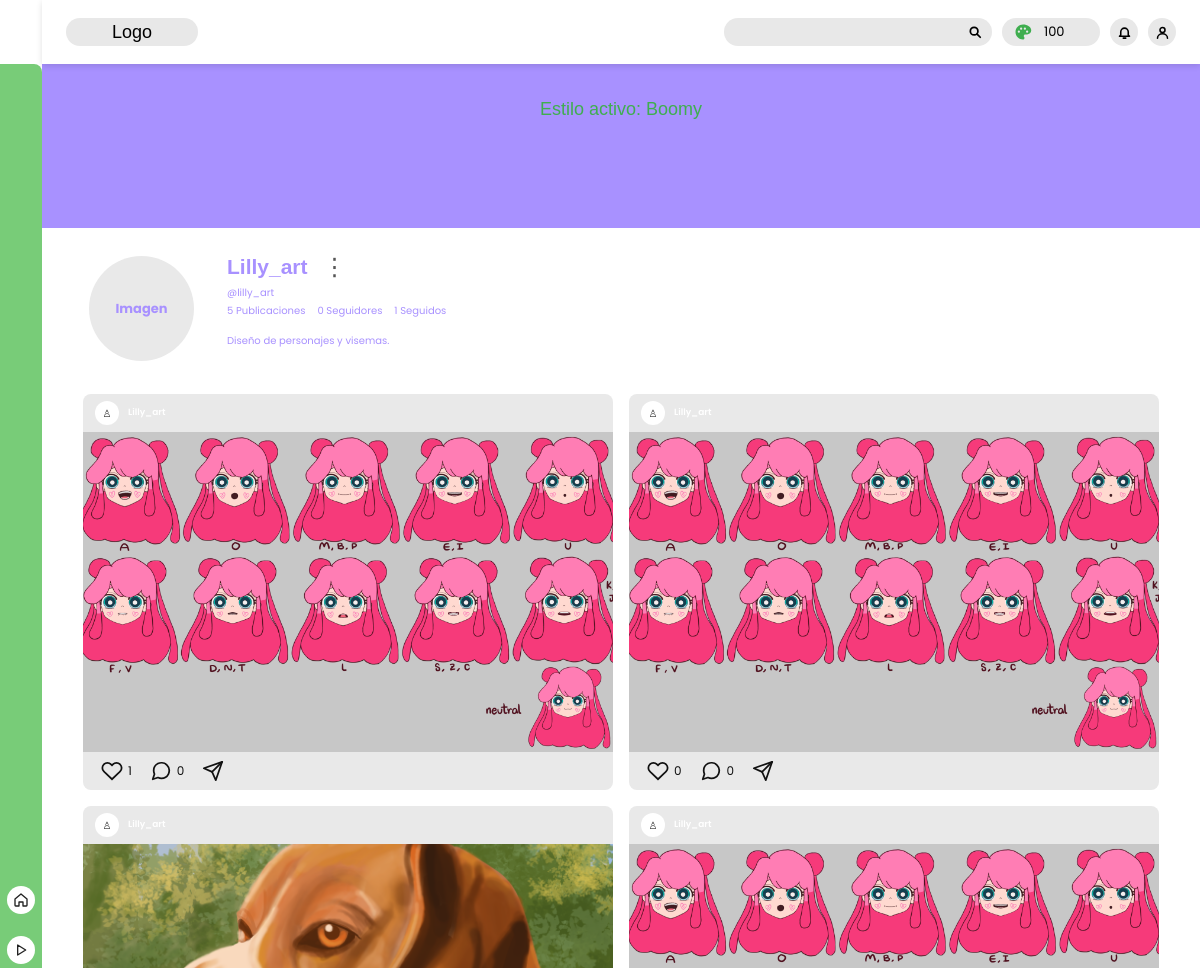
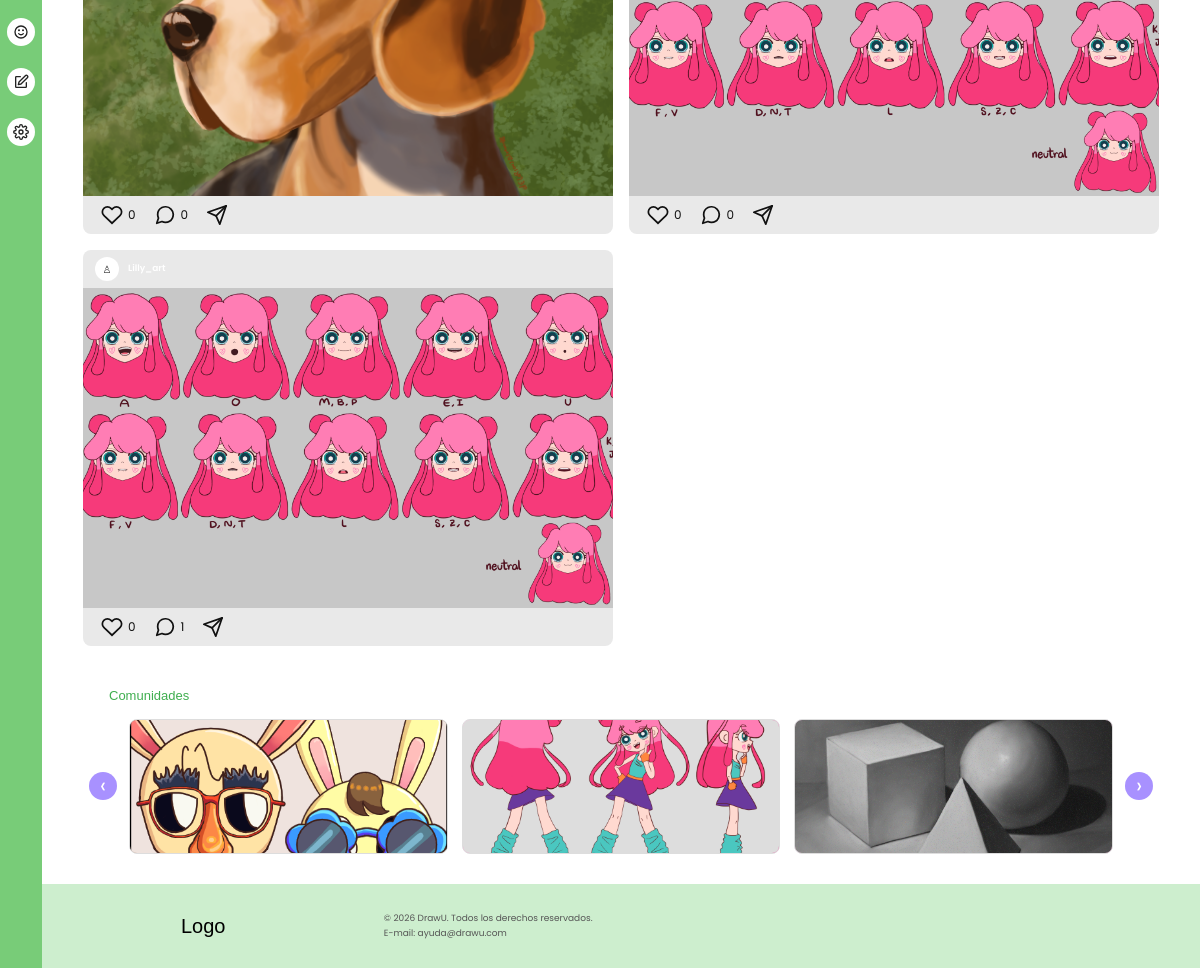
The app's page /views/usuario_propio.php (signed in) with its own data (2 pictures, top to bottom).
### tables this page shows
CREATE TABLE usuarios (
    id_usuario INT UNSIGNED AUTO_INCREMENT PRIMARY KEY,
    primer_nombre VARCHAR(80) NOT NULL,
    primer_apellido VARCHAR(80) NULL,
    nombre_usuario VARCHAR(50) NOT NULL,
    correo VARCHAR(150) NOT NULL,
    contrasena_hash VARCHAR(255) NOT NULL,
    fecha_nacimiento DATE NULL,
    fecha_registro TIMESTAMP NOT NULL DEFAULT CURRENT_TIMESTAMP,
    imagen_perfil VARCHAR(500) NULL,
    descripcion_perfil VARCHAR(500) NULL,
    tema ENUM('claro', 'oscuro') NOT NULL DEFAULT 'claro',
    drawings INT UNSIGNED NOT NULL DEFAULT 100,
    id_mascota_activa INT UNSIGNED NULL,
    CONSTRAINT uq_usuario_nombre UNIQUE (nombre_usuario),
    CONSTRAINT uq_usuario_correo UNIQUE (correo),
    CONSTRAINT fk_usuario_mascota_activa
        FOREIGN KEY (id_mascota_activa) REFERENCES mascotas(id_mascota)
        ON DELETE SET NULL
);

CREATE TABLE mascotas (
    id_mascota INT UNSIGNED AUTO_INCREMENT PRIMARY KEY,
    nombre VARCHAR(100) NOT NULL,
    descripcion TEXT NULL,
    ruta_imagen VARCHAR(500) NULL,
    color_tema VARCHAR(20) NULL,
    es_inicial BOOLEAN NOT NULL DEFAULT FALSE
);

CREATE TABLE publicaciones (
    id_publicacion INT UNSIGNED AUTO_INCREMENT PRIMARY KEY,
    id_usuario INT UNSIGNED NOT NULL,
    id_comunidad INT UNSIGNED NULL,
    id_reto INT UNSIGNED NULL,
    tipo ENUM('imagen', 'video', 'texto', 'aviso') NOT NULL DEFAULT 'imagen',
    titulo VARCHAR(180) NULL,
    descripcion TEXT NULL,
    contenido TEXT NULL,
    ruta_imagen VARCHAR(500) NULL,
    fecha_publicacion TIMESTAMP NOT NULL DEFAULT CURRENT_TIMESTAMP,
    fecha_edicion TIMESTAMP NULL DEFAULT NULL,
    INDEX idx_publicacion_usuario_fecha (id_usuario, fecha_publicacion),
    INDEX idx_publicacion_comunidad_fecha (id_comunidad, fecha_publicacion),
    INDEX idx_publicacion_reto (id_reto),
    CONSTRAINT fk_publicacion_usuario
        FOREIGN KEY (id_usuario) REFERENCES usuarios(id_usuario)
        ON DELETE CASCADE,
    CONSTRAINT fk_publicacion_comunidad
        FOREIGN KEY (id_comunidad) REFERENCES comunidades(id_comunidad)
        ON DELETE SET NULL,
    CONSTRAINT fk_publicacion_reto
        FOREIGN KEY (id_reto) REFERENCES retos_del_dia(id_reto)
        ON DELETE SET NULL
);

CREATE TABLE comunidades (
    id_comunidad INT UNSIGNED AUTO_INCREMENT PRIMARY KEY,
    id_creador INT UNSIGNED NOT NULL,
    slug VARCHAR(80) NOT NULL,
    titulo VARCHAR(150) NOT NULL,
    descripcion TEXT NULL,
    contenido TEXT NULL,
    privacidad ENUM('publica', 'privada') NOT NULL DEFAULT 'publica',
    fecha_creacion TIMESTAMP NOT NULL DEFAULT CURRENT_TIMESTAMP,
    fecha_edicion TIMESTAMP NULL DEFAULT NULL,
    imagen_perfil VARCHAR(500) NULL,
    imagen_banner VARCHAR(500) NULL,
    CONSTRAINT uq_comunidad_slug UNIQUE (slug),
    CONSTRAINT fk_comunidad_creador
        FOREIGN KEY (id_creador) REFERENCES usuarios(id_usuario)
        ON DELETE RESTRICT
);

### views/usuario_propio.php (the view, shortened to what the rows shown need)
<?php
require_once __DIR__ . '/includes/app.php';
$usuario = requerirLogin();
$yo = (int) $usuario['id_usuario'];
$misPublicaciones = obtenerPublicaciones(['id_usuario' => $yo], 40);
$misComunidades = obtenerComunidades(['id_miembro' => $yo]);
$coloresFallback = ['boomy', 'redisenos', 'arte', 'historias'];
?>
<!DOCTYPE html>
<html lang="es">
<head>
    <link
        href="https://cdn.jsdelivr.net/npm/bootstrap@5.3.8/dist/css/bootstrap.min.css"
        rel="stylesheet"
    >
    <link rel="stylesheet" href="../assets/css/style.css?v=<?= filemtime(__DIR__ . '/../assets/css/style.css') ?>">
    <link rel="stylesheet" href="../assets/css/usuario_propio.css?v=<?= filemtime(__DIR__ . '/../assets/css/usuario_propio.css') ?>">
    <link rel="stylesheet" href="../assets/css/publicaciones.css?v=<?= filemtime(__DIR__ . '/../assets/css/publicaciones.css') ?>">
</head>
<body>
    <?php include __DIR__ . '/includes/header/header.php'; ?>
    <?php include __DIR__ . '/includes/navbar.php'; ?>
    <header class="banner">
        <h2><?= e($usuario['mascota_nombre'] ? ('Estilo activo: ' . $usuario['mascota_nombre']) : 'Banner del personaje elegido') ?></h2>
    </header>
    <section class="perfil">
        <div class="datos-perfil">
            <div class="nombre-con-menu">
                <h1 id="nombreUsuario"><?= e($usuario['nombre_usuario']) ?></h1>
                <button
                    class="tres-puntos"
                    id="opcionesUsuario"
                    type="button"
                    aria-label="Opciones del perfil"
                    aria-expanded="false">
                    ⋮
                </button>
            </div>
            <div class="estadisticas">
                <span id="nombreHandle">@<?= e(strtolower($usuario['nombre_usuario'])) ?></span>
                <div>
                    <span><?= (int) $usuario['total_publicaciones'] ?> Publicaciones</span>
                    <span><?= (int) $usuario['total_seguidores'] ?> Seguidores</span>
                    <span><?= (int) $usuario['total_seguidos'] ?> Seguidos</span>
                </div>
            </div>
            <p id="descripcionPerfil">
                <?= e($usuario['descripcion_perfil'] ?: 'Sin descripción') ?>
            </p>
        </div>
    </section>
    <section class="publicaciones">
        <?php foreach ($misPublicaciones as $pub):
            $imgPub = url($pub['ruta_imagen']);
            $liked = !empty($pub['liked']);
            $textoPub = trim((string) ($pub['titulo'] ? ($pub['titulo'] . ': ' . $pub['descripcion']) : $pub['descripcion']));
        ?>
            <article class="publicacion" data-publicacion-id="<?= (int) $pub['id_publicacion'] ?>">
                <header class="encabezado-publicacion">
                    <span class="avatar-mini">♙</span>
                    <a class="autor-publicacion" href="usuario_propio.php"><?= e($pub['nombre_usuario']) ?></a>
                </header>
                <?php if ($imgPub !== ''): ?>
                    <div class="imagen-publicacion">
                        <img
                            src="<?= e($imgPub) ?>"
                            alt="<?= e($textoPub ?: 'Publicación de ' . $pub['nombre_usuario']) ?>">
                    </div>
                <?php endif; ?>
                <footer class="acciones-publicacion">
                    <button class="accion accion-like<?= $liked ? ' liked' : '' ?>" type="button" aria-label="Me gusta" aria-pressed="<?= $liked ? 'true' : 'false' ?>"><span class="contador"><?= (int) $pub['total_likes'] ?></span></button>
                    <button class="accion accion-comentar" type="button" aria-label="Comentarios"><svg viewBox="0 0 24 24" fill="none" stroke="currentColor" stroke-width="1.9" stroke-linecap="round" stroke-linejoin="round"><path d="M21 11.5a8.4 8.4 0 0 1-.9 3.8 8.5 8.5 0 0 1-7.6 4.7 8.4 8.4 0 0 1-3.8-.9L3 21l1.9-5.7a8.4 8.4 0 0 1-.9-3.8A8.5 8.5 0 0 1 8.7 3.9a8.4 8.4 0 0 1 3.8-.9h.5a8.5 8.5 0 0 1 8 8z"/></svg><span class="contador"><?= (int) $pub['total_comentarios'] ?></span></button>
                    <button class="accion accion-compartir" type="button" aria-label="Compartir"><svg viewBox="0 0 24 24" fill="none" stroke="currentColor" stroke-width="1.9" stroke-linecap="round" stroke-linejoin="round"><path d="m22 2-7 20-4-9-9-4Z"/><path d="M22 2 11 13"/></svg></button>
                </footer>
            </article>
        <?php endforeach; ?>
    </section>
    <section class="seccion-comunidades">
        <h2>Comunidades</h2>
        <div class="carrusel">
            <div class="ventana-carrusel" id="ventanaCarrusel">
                <div class="pista-carrusel" id="pistaCarrusel">
                    <?php foreach ($misComunidades as $idx => $com):
                        $colorFb = $coloresFallback[$idx % count($coloresFallback)];
                        $imgCom = url($com['imagen_perfil'] ?: $com['imagen_banner']);
                    ?>
                        <article class="comunidad" tabindex="0">
                            <?php if ($imgCom !== ''): ?>
                                <img
                                    src="<?= e($imgCom) ?>"
                                    alt="Comunidad <?= e($com['titulo']) ?>"
                                    onerror="this.style.display='none';">
                            <?php endif; ?>
                            <div class="portada-fallback <?= e($colorFb) ?>">
                                <span><?= e($com['titulo']) ?></span>
                            </div>
                        </article>
                    <?php endforeach; ?>
                </div>
            </div>
        </div>
    </section>
    <?php include __DIR__ . '/includes/footer.php'; ?>
</body>
</html>

### views/includes/header/header.php (shortened to what the rows shown need)
<?php
require_once __DIR__ . '/../app.php';
$headerBase = (basename(dirname($_SERVER['SCRIPT_FILENAME'])) === 'views') ? '../' : '';
$usuarioHeader = usuarioActual();
?>
<link rel="stylesheet" href="<?= $headerBase ?>views/includes/header/header.css?v=<?= filemtime(__DIR__ . '/header.css') ?>">
<header class="header">
    <div class="header-actions">
        <a href="<?= $headerBase ?>views/monedas_cambio.php" class="header-coins" title="Monedas" style="text-decoration:none;">
            <span class="header-coins-count"><?= (int) ($usuarioHeader['drawings'] ?? 0) ?></span>
        </a>
    </div>
</header>

### records on screen
usuarios: drawings "100", id_mascota_activa.nombre "Estilo activo: Boomy", nombre_usuario "Lilly_art", nombre_usuario "lilly_art", descripcion_perfil "Diseño de personajes y visemas."
publicaciones: id_usuario.nombre_usuario "Lilly_art", ruta_imagen (picture), total_likes "1", total_comentarios "0"
publicaciones: id_usuario.nombre_usuario "Lilly_art", ruta_imagen (picture), total_likes "0", total_comentarios "0"
publicaciones: id_usuario.nombre_usuario "Lilly_art", ruta_imagen (picture), total_likes "0", total_comentarios "0"
publicaciones: id_usuario.nombre_usuario "Lilly_art", ruta_imagen (picture), total_likes "0", total_comentarios "0"
publicaciones: id_usuario.nombre_usuario "Lilly_art", ruta_imagen (picture), total_likes "0", total_comentarios "1"
comunidades: imagen_perfil (picture)
comunidades: imagen_perfil (picture)
comunidades: imagen_perfil (picture)

### other values on screen
$usuario['total_publicaciones'] "5"
$usuario['total_seguidores'] "0"
$usuario['total_seguidos'] "1"
